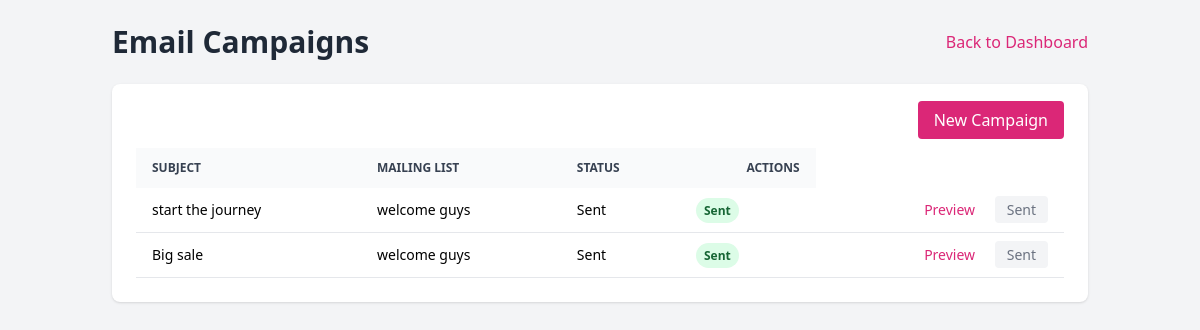
/marketing/campaigns/, run on the app's committed database.
### marketing/models.py (models this page shows, shortened)
class EmailCampaign(models.Model):
    STATUS_CHOICES = (('Draft', 'Draft'), ('Sending', 'Sending'), ('Sent', 'Sent'))
    subject = models.CharField(max_length=255)
    email_template = models.ForeignKey(ContentAsset, on_delete=models.PROTECT, limit_choices_to={'content_type': 'email_template'})
    mailing_list = models.ForeignKey(MailingList, on_delete=models.PROTECT)
    status = models.CharField(max_length=20, choices=STATUS_CHOICES, default='Draft')
    sent_on = models.DateTimeField(null=True, blank=True)

class MailingList(models.Model):
    name = models.CharField(max_length=255, unique=True)
    description = models.TextField(blank=True)

### marketing/views.py (the view)
# urls.py: path("campaigns/", views.email_campaign_list, name="email_campaign_list"),
def email_campaign_list(request):
    items = EmailCampaign.objects.select_related("mailing_list", "email_template").all()
    return render(request, "marketing/form_page.html", {
        "title": "Email Campaigns",
        "list_items": items,
        "columns": ["Subject", "Mailing List", "Status"],
        "rows": [[c.subject, c.mailing_list.name, c.status, reverse("marketing:campaign_preview", args=[c.id]), reverse("marketing:send_now", args=[c.id])] for c in items],
        "create_url": reverse("marketing:email_campaign_create"),
        "create_label": "New Campaign",
        "mode": "campaign_list",
    })

### templates/marketing/form_page.html (shortened to what this page needs)
<!doctype html>
<html lang="en">
<head>
  <script src="https://cdn.tailwindcss.com"></script>
</head>
<body class="bg-gray-100">
  <div class="max-w-5xl mx-auto p-6">
    <div class="flex items-center justify-between mb-6">
      <h1 class="text-3xl font-bold text-gray-800">{{ title }}</h1>
      <a href="{% url 'marketing:dashboard' %}" class="text-pink-600 hover:underline">Back to Dashboard</a>
    </div>
    {% if mode == "form" %}
      <form method="post" class="bg-white p-6 rounded-lg shadow space-y-4">
        {% csrf_token %}
        {{ form.as_p }}
        <div class="pt-2">
          <button class="px-6 py-2 bg-pink-600 text-white rounded-lg shadow hover:bg-pink-700">Save</button>
        </div>
      </form>
    {% elif mode == "campaign_list" %}
      <div class="bg-white p-6 rounded-lg shadow">
        <div class="mb-4 text-right">
          <a href="{{ create_url }}" class="px-4 py-2 bg-pink-600 text-white rounded hover:bg-pink-700">{{ create_label }}</a>
        </div>
        <table class="w-full text-sm">
          <thead class="text-xs uppercase text-gray-700 bg-gray-50">
            <tr>
              <th class="px-4 py-3 text-left">Subject</th>
              <th class="px-4 py-3 text-left">Mailing List</th>
              <th class="px-4 py-3 text-left">Status</th>
              <th class="px-4 py-3 text-right">Actions</th>
            </tr>
          </thead>
          <tbody>
            {% for c in list_items %}
              <tr class="border-b">
                <td class="px-4 py-3">{{ c.subject }}</td>
                <td class="px-4 py-3">{{ c.mailing_list.name }}</td>
                <td class="px-4 py-3">{{ c.status }}</td>
                <td class="px-4 py-3">
                    {% if c.status == "Sent" %}
                    <span class="px-2 py-1 text-xs font-semibold rounded-full bg-green-100 text-green-800">Sent</span>
                    {% elif c.status == "Sending" %}
                    <span class="px-2 py-1 text-xs font-semibold rounded-full bg-yellow-100 text-yellow-800">Sending</span>
                    {% elif c.status == "Draft" %}
                    <span class="px-2 py-1 text-xs font-semibold rounded-full bg-gray-100 text-gray-800">Draft</span>
                    {% else %}
                    <span class="px-2 py-1 text-xs font-semibold rounded-full bg-gray-100 text-gray-800">{{ c.status }}</span>
                    {% endif %}
                </td>
                <td class="px-4 py-3 text-right">
                    <a class="text-pink-600 hover:underline mr-4"
                    href="{% url 'marketing:campaign_preview' c.id %}">Preview</a>
                    {% if c.status == "Sent" %}
                    <span class="px-3 py-1 rounded bg-gray-100 text-gray-500 cursor-not-allowed">Sent</span>
                    {% elif c.status == "Sending" %}
                    <span class="px-3 py-1 rounded bg-yellow-100 text-yellow-800 cursor-wait">Sending…</span>
                    {% else %}
                    <a class="text-white bg-pink-600 px-3 py-1 rounded hover:bg-pink-700"
                        href="{% url 'marketing:send_now' c.id %}">Send</a>
                    {% endif %}
                </td>
              </tr>
            {% empty %}
              <tr><td class="px-4 py-4" colspan="4">No campaigns yet.</td></tr>
            {% endfor %}
          </tbody>
        </table>
      </div>
    {% endif %}
  </div>
</body>
</html>

### data on the page
EmailCampaign: subject "start the journey", mailing_list.name "welcome guys", status "Sent"
EmailCampaign: subject "Big sale", mailing_list.name "welcome guys", status "Sent"

### other printed values
{{ title }} "Email Campaigns"
{{ create_label }} "New Campaign"
